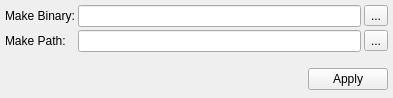
<ui version="4.0" >
 <class>UISettings</class>
 <widget class="QWidget" name="UISettings" >
  <property name="geometry" >
   <rect>
    <x>0</x>
    <y>0</y>
    <width>393</width>
    <height>98</height>
   </rect>
  </property>
  <property name="windowTitle" >
   <string>Settings...</string>
  </property>
  <layout class="QGridLayout" >
   <property name="margin" >
    <number>5</number>
   </property>
   <property name="spacing" >
    <number>3</number>
   </property>
   <item row="3" column="0" colspan="3" >
    <layout class="QHBoxLayout" >
     <property name="margin" >
      <number>0</number>
     </property>
     <property name="spacing" >
      <number>0</number>
     </property>
     <item>
      <spacer>
       <property name="orientation" >
        <enum>Qt::Horizontal</enum>
       </property>
       <property name="sizeHint" >
        <size>
         <width>301</width>
         <height>27</height>
        </size>
       </property>
      </spacer>
     </item>
     <item>
      <widget class="QDialogButtonBox" name="bbDialog" >
       <property name="sizePolicy" >
        <sizepolicy>
         <hsizetype>4</hsizetype>
         <vsizetype>0</vsizetype>
         <horstretch>0</horstretch>
         <verstretch>0</verstretch>
        </sizepolicy>
       </property>
       <property name="cursor" >
        <cursor>13</cursor>
       </property>
       <property name="orientation" >
        <enum>Qt::Horizontal</enum>
       </property>
       <property name="standardButtons" >
        <set>QDialogButtonBox::Apply</set>
       </property>
      </widget>
     </item>
    </layout>
   </item>
   <item row="2" column="0" colspan="3" >
    <spacer>
     <property name="orientation" >
      <enum>Qt::Vertical</enum>
     </property>
     <property name="sizeHint" >
      <size>
       <width>383</width>
       <height>16</height>
      </size>
     </property>
    </spacer>
   </item>
   <item row="0" column="1" >
    <widget class="QLineEdit" name="leBinary" >
     <property name="toolTip" >
      <string>Enter here the name of your make tool</string>
     </property>
    </widget>
   </item>
   <item row="1" column="2" >
    <widget class="QToolButton" name="tbPath" >
     <property name="cursor" >
      <cursor>13</cursor>
     </property>
     <property name="toolTip" >
      <string>Locate your make tool path</string>
     </property>
     <property name="text" >
      <string>...</string>
     </property>
     <property name="icon" >
      <iconset resource="../../../../../monkey/src/resources/resources.qrc" >:/Icons/Icons/folder_blue.png</iconset>
     </property>
    </widget>
   </item>
   <item row="0" column="2" >
    <widget class="QToolButton" name="tbBinary" >
     <property name="cursor" >
      <cursor>13</cursor>
     </property>
     <property name="toolTip" >
      <string>Locate your make tool</string>
     </property>
     <property name="text" >
      <string>...</string>
     </property>
     <property name="icon" >
      <iconset resource="../../../../../monkey/src/resources/resources.qrc" >:/Icons/Icons/fileopen.png</iconset>
     </property>
    </widget>
   </item>
   <item row="1" column="1" >
    <widget class="QLineEdit" name="lePath" >
     <property name="toolTip" >
      <string>Enter here the path of your make tool</string>
     </property>
    </widget>
   </item>
   <item row="0" column="0" >
    <widget class="QLabel" name="lBinary" >
     <property name="text" >
      <string>Make Binary:</string>
     </property>
    </widget>
   </item>
   <item row="1" column="0" >
    <widget class="QLabel" name="lPath" >
     <property name="text" >
      <string>Make Path:</string>
     </property>
    </widget>
   </item>
  </layout>
 </widget>
 <resources>
  <include location="../../../../../monkey/src/resources/resources.qrc" />
 </resources>
 <connections/>
</ui>
